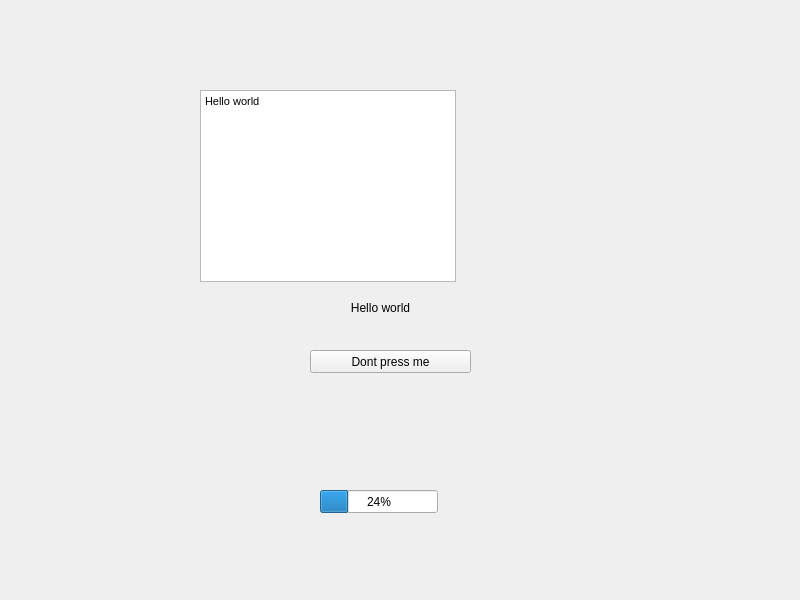
<?xml version="1.0" encoding="UTF-8"?>
<ui version="4.0">
 <class>MainWindow</class>
 <widget class="QMainWindow" name="MainWindow">
  <property name="geometry">
   <rect>
    <x>0</x>
    <y>0</y>
    <width>800</width>
    <height>600</height>
   </rect>
  </property>
  <property name="windowTitle">
   <string>MainWindow</string>
  </property>
  <widget class="QWidget" name="centralwidget">
   <widget class="QPushButton" name="pushButton">
    <property name="geometry">
     <rect>
      <x>310</x>
      <y>350</y>
      <width>161</width>
      <height>23</height>
     </rect>
    </property>
    <property name="text">
     <string>Dont press me</string>
    </property>
   </widget>
   <widget class="QTextBrowser" name="textBrowser">
    <property name="geometry">
     <rect>
      <x>200</x>
      <y>90</y>
      <width>256</width>
      <height>192</height>
     </rect>
    </property>
    <property name="html">
     <string>&lt;!DOCTYPE HTML PUBLIC &quot;-//W3C//DTD HTML 4.0//EN&quot; &quot;http://www.w3.org/TR/REC-html40/strict.dtd&quot;&gt;
&lt;html&gt;&lt;head&gt;&lt;meta name=&quot;qrichtext&quot; content=&quot;1&quot; /&gt;&lt;style type=&quot;text/css&quot;&gt;
p, li { white-space: pre-wrap; }
&lt;/style&gt;&lt;/head&gt;&lt;body style=&quot; font-family:'MS Shell Dlg 2'; font-size:8.25pt; font-weight:400; font-style:normal;&quot;&gt;
&lt;p style=&quot; margin-top:0px; margin-bottom:0px; margin-left:0px; margin-right:0px; -qt-block-indent:0; text-indent:0px;&quot;&gt;Hello world&lt;/p&gt;&lt;/body&gt;&lt;/html&gt;</string>
    </property>
   </widget>
   <widget class="QProgressBar" name="progressBar">
    <property name="geometry">
     <rect>
      <x>320</x>
      <y>490</y>
      <width>118</width>
      <height>23</height>
     </rect>
    </property>
    <property name="value">
     <number>24</number>
    </property>
   </widget>
   <widget class="QLabel" name="label">
    <property name="geometry">
     <rect>
      <x>330</x>
      <y>300</y>
      <width>101</width>
      <height>16</height>
     </rect>
    </property>
    <property name="acceptDrops">
     <bool>false</bool>
    </property>
    <property name="autoFillBackground">
     <bool>true</bool>
    </property>
    <property name="text">
     <string>Hello world</string>
    </property>
    <property name="scaledContents">
     <bool>false</bool>
    </property>
    <property name="alignment">
     <set>Qt::AlignCenter</set>
    </property>
   </widget>
  </widget>
  <widget class="QMenuBar" name="menubar">
   <property name="geometry">
    <rect>
     <x>0</x>
     <y>0</y>
     <width>800</width>
     <height>21</height>
    </rect>
   </property>
  </widget>
 </widget>
 <resources/>
 <connections/>
</ui>
